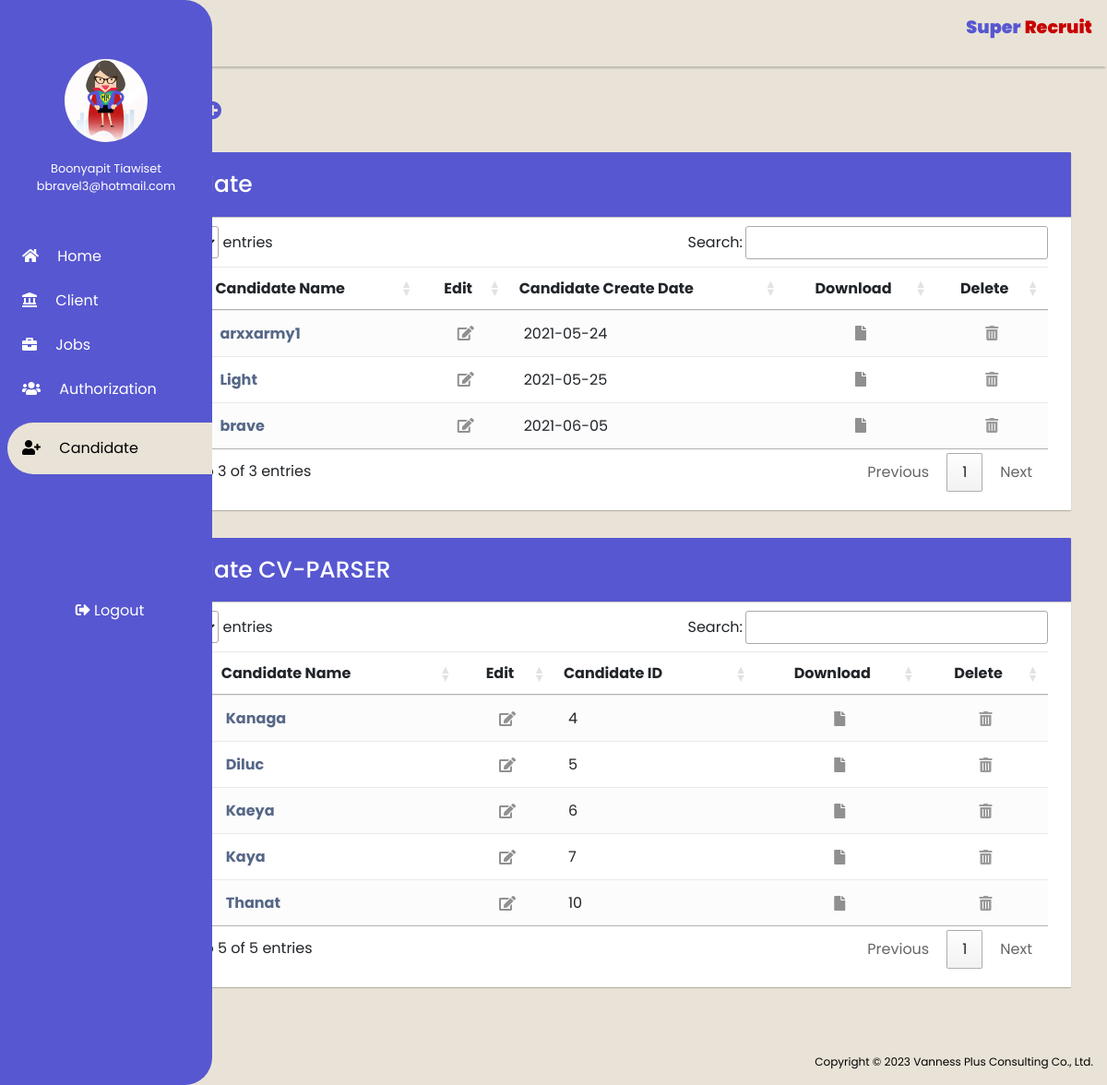
The app's page /RESUME_PARSER/candidate.php (signed in) with its own data.
### tables this page shows
CREATE TABLE `usertable` (
  `id` int(11) NOT NULL,
  `name` varchar(255) NOT NULL,
  `nickname` varchar(10) DEFAULT NULL,
  `phoneNumber` varchar(15) DEFAULT NULL,
  `email` varchar(255) NOT NULL,
  `password` varchar(255) NOT NULL,
  `code` mediumint(50) NOT NULL,
  `status` text NOT NULL,
  `last_login` bigint(20) NOT NULL,
  `userStatus` int(11) DEFAULT NULL
);

CREATE TABLE `candidate` (
  `candidateId` int(11) NOT NULL,
  `candidateName` varchar(50) DEFAULT NULL,
  `phoneNumber` varchar(10) DEFAULT NULL,
  `candidateEmail` varchar(50) DEFAULT NULL,
  `nationnality` varchar(20) DEFAULT NULL,
  `candidateCreateDate` date DEFAULT NULL,
  `EnglishProficiency` enum('Good','Bad','','') DEFAULT NULL,
  `currentSalary` int(11) DEFAULT NULL,
  `expectSalary` int(11) DEFAULT NULL,
  `TotalExperience` varchar(10) DEFAULT NULL,
  `NoticePeriod` varchar(50) DEFAULT NULL,
  `MajorSkill` varchar(50) DEFAULT NULL,
  `SecondarySkill` varchar(50) DEFAULT NULL,
  `startDate` date DEFAULT NULL,
  `description` varchar(255) DEFAULT NULL,
  `tId` int(11) DEFAULT NULL
);

CREATE TABLE `parser_resume_data` (
  `id` int(255) NOT NULL,
  `data_position` varchar(100) DEFAULT NULL,
  `data_name_first` varchar(100) DEFAULT NULL,
  `data_name_last` varchar(100) DEFAULT NULL,
  `data_name_first_thai` varchar(100) DEFAULT NULL,
  `data_name_last_thai` varchar(100) DEFAULT NULL,
  `data_specialized_background` text DEFAULT NULL,
  `data_project_record` text DEFAULT NULL,
  `data_extra_experiences` text DEFAULT NULL,
  `data_soft_skill` text DEFAULT NULL,
  `data_operating_system` text DEFAULT NULL,
  `data_programing_language` text DEFAULT NULL,
  `data_database` text DEFAULT NULL,
  `data_toolsIDE` text DEFAULT NULL,
  `data_database_features` text DEFAULT NULL,
  `data_database_tools` text DEFAULT NULL,
  `data_application_servers` text DEFAULT NULL,
  `data_networks` text DEFAULT NULL,
  `data_securities` text DEFAULT NULL,
  `data_java_technologies` text DEFAULT NULL,
  `data_java_script_technologies` text DEFAULT NULL,
  `data_version_control_system` text DEFAULT NULL,
  `data_report` text DEFAULT NULL,
  `data_design_tools` text DEFAULT NULL,
  `data_methodologies` text DEFAULT NULL,
  `data_devops_technologies` text DEFAULT NULL,
  `data_cloud_technologies` text DEFAULT NULL,
  `data_tech_stack` text DEFAULT NULL,
  `data_others` text DEFAULT NULL,
  `data_company_work_experiences` text DEFAULT NULL,
  `data_education` text DEFAULT NULL,
  `data_certification` text DEFAULT NULL
);

### RESUME_PARSER/candidate.php (the view, shortened to what this page needs)
<?php require_once "function/controllerUserData.php"; ?>
<?php
$email = $_SESSION['email'];
$password = $_SESSION['password'];
if ($email != false && $password != false) {
    $sql = "SELECT * FROM usertable WHERE email = '$email'";
    $run_Sql = mysqli_query($con, $sql);
    if ($run_Sql) {
        $fetch_info = mysqli_fetch_assoc($run_Sql);
    }
} else {
    header('Location: login.php');
}
?>
<!DOCTYPE html>
<html lang="en-US">
<head>
    <link rel="stylesheet" href="css/sty31.css">
    <?php include "library/boostrap.php" ?>
    <link rel="stylesheet" href="css/candidate_style.css">
</head>
<body style="background:#E9E3D7">
    <div class="sidebar">
        <div class="sidebar-head">
            <img class="img-profile rounded-circle" src="img/logo2.png" width="90" height="90" alt=""><br><br>
            <span><?php echo $fetch_info['name'] ?></span><br>
            <span><?php echo $fetch_info['email'] ?></span>
        </div>
        <div class="sidebar-menu">
            <ul>
                <li>
                    <a href="home.php"><span class="fas fa-home"></span>
                        <span>Home</span></a>
                </li>
                <li>
                    <a href="client.php"><span class="fas fa-landmark"></span>
                        <span>Client</span></a>
                </li>
                <li>
                    <a href="job.php"><span class="fas fa-briefcase"></span>
                        <span>Jobs</span></a>
                </li>
                <li>
                    <a href="authorization.php"><span class="fas fa-users"></span>
                        <span>Authorization</span></a>
                </li>
                <li>
                    <a href="candidate.php" class="active"><span class="fas fa-user-plus"></span>
                        <span>Candidate</span></a>
                </li>
            </ul>
        </div>
        <div class="sidebar-logout">
            <ul>
                <li>
                    <a href="logout.php"><span class="fas fa-sign-out-alt"></span>
                        <span>Logout</span></a>
                </li>
            </ul>
        </div>
    </div>
    <div class="main-content">
        <header>
            <h4>
                <label for="nav-toggle">
                </label>
            </h4>
            <div class="client-w ml-auto">
                <span style="color: #5757d1;font-weight: 1000;">Super</span>
                <span style="color: #C80000;font-weight: 1000;"> Recruit</span>
            </div>
        </header>
        <main>
            <div class="container-fluid">
                <span style="margin-left:50 px;margin-top:30px;font-size:20px;">Candidate</span>
                <a style="color:#5757d1;font-size:20px"><i class="fas fa-plus-circle" onclick="chooseAdd()"></i></a>
            </div>
            <div class="container-fluid">
                <div class="table-wrapper">
                    <div class="table-title">
                        <span style="color: #fff;font-weight:500;font-size:25px">Candidate</span>
                    </div>
                    <table class="table table-striped table-hover table-responsive-lg" id="wtf1">
                        <thead>
                            <tr>
                                <th style="text-align:center">No.</th>
                                <th>Candidate Name</th>
                                <th style="text-align:center">Edit</th>
                                <th>Candidate Create Date</th>
                                <th style="text-align:center">Download</th>
                                <th style="text-align:center">Delete</th>
                            </tr>
                        </thead>
                        <tbody>
                            <?php
                            $i = 0;
                            $sql = "SELECT * FROM candidate";
                            $re = mysqli_query($con, $sql);
                            while ($row = mysqli_fetch_array($re)) {
                            ?>
                                <tr>
                                    <td style="text-align:center"><?php echo ++$i; ?></td>
                                    <td><a id="job" onclick="view_datacan(<?php echo $row['candidateId']; ?>)"><?php echo $row['candidateName'] ?></td>
                                    <td style="text-align:center"><i id="gg" class="fas fa-edit" onclick="updateCandidate('<?php echo $row['candidateId'] ?>','<?php echo $email ?>')"></i></td>
                                    <td><?php echo $row['candidateCreateDate'] ?></td>
                                    <td style="text-align:center"><i id="gg" class="fas fa-file" onclick="openNav123('<?php echo $row['candidateId'] ?>')"></i></td>
                                    <td style="text-align:center"><i id="gg" class="fas fa-trash-alt" onclick="deleteCandidate('<?php echo $row['candidateId'] ?>','<?php echo $email ?>')"></i></td>
                                </tr>
                            <?php } ?>
                        </tbody>
                    </table>
                </div>
            </div>
           <div class="container-fluid">
                <div class="table-wrapper">
                    <div class="table-title">
                        <span style="color: #fff;font-weight:500;font-size:25px">Candidate CV-PARSER </span>
                    </div>
                    <table class="table table-striped table-hover table-responsive-lg" id="wtf2">
                        <thead>
                            <tr>
                                <th style="text-align:center">No.</th>
                                <th>Candidate Name</th>
                                <th style="text-align:center">Edit</th>
                                <th>Candidate ID</th>
                                <th style="text-align:center">Download</th>
                                <th style="text-align:center">Delete</th>
                            </tr>
                        </thead>
                        <tbody>
                            <?php
                            $i = 0;
                            $sql = "SELECT * FROM parser_resume_data";
                            $connected = mysqli_query($con, $sql);
                            while ($row = mysqli_fetch_array($connected)) {
                            ?>
                                <tr>
                                <td style="text-align:center"><?php echo ++$i; ?></td>
                                    <td><a id="job" onclick="view_datacan_upload(<?php echo $row['id']; ?>)"><?php echo $row['data_name_first'] ?></td>
                                    <td style="text-align:center"><i id="gg" class="fas fa-edit" onclick="updateCandidateUpload('<?php echo $row['id'] ?>','<?php echo $email ?>')"></i></td>
                                    <td><?php echo $row['id'] ?></td>
                                    <td style="text-align:center"><i id="gg" class="fas fa-file" onclick="openNav123('<?php echo $row['id'] ?>')"></i></td>
                                    <td style="text-align:center"><i id="gg" class="fas fa-trash-alt" onclick="deleteCandidateUpload('<?php echo $row['id'] ?>','<?php echo $email ?>')"></i></td>
                                </tr>
                            <?php } ?>
                        </tbody>
                    </table>
                </div>
            </div>
        </main>
    </div>
    <footer style="background: #E9E3D7;">
        <div class="container-fluid" style="margin-top: 10px;">
            <p style="color: #000000;">Copyright &copy;
                 Vanness Plus Consulting Co., Ltd.
            </p>
        </div>
    </footer>
</body>
</html>

### RESUME_PARSER/css/sty31.css (style rules this page uses)
:root { --main-color: #5757d1; --color-dark: #1d2231; --text-grey: #8390a2; }
* { padding: 0; margin: 0; box-sizing: boder-box; list-style-type: none; text-decoration: none; font-family: 'Poppins', sans-serif; }
.sidebar { width: 230px; position: fixed; left: 0; top: 0; height: 100%; background: var(--main-color); border-radius: 0px 30px 30px 0px; z-index: 100; transition: width 300ms; }
.sidebar-head { height: 250px; padding: 4rem 0rem 1rem 0rem; color: #fff; font-size: 0.8rem; text-align: center; border-radius: 0px 0px 0px 0px; }
.sidebar-menu { margin-top: 1rem; }
.sidebar-menu li { width: 100%; margin-bottom: 1.5rem; padding-left: 2rem; }
.sidebar-menu a { padding-left: 1rem; display: block; color: #fff; font-size: 1rem; }
.sidebar-menu a.active { background: #E9E3D7; padding-top: 1rem; padding-bottom: 1rem; color: #000000; border-radius: 30px 0px 0px 30px; }
.sidebar-menu a span:first-child { font-size: 1rem; padding-right: 1rem; }
.sidebar-logout { height: 250px; padding: 7rem 0rem 1rem 0rem; text-align: center; }
.sidebar-logout li a { color: #fff; display: block; font-size: 1rem; }
.sidebar-logout a span:first-child { font-size: 1rem; }
.main-content { transition: margin-left 300ms; margin-left: 230px; }
.main-content header { background: #E9E3D7; padding: 1rem; position: absolute; left: 230px; top: 0; z-index: 100; transition: left 300ms; box-shadow: 0 4px 2px -2px rgb(0, 0, 0, 0.2); display: flex; justify-content: space-between; width: calc(100% - 230px); }
.main-content .client-w span { display: inline-block; justify-content: space-between; font-size: 1.2rem; }
main { margin-top: 60px; padding: 2rem 1.5rem; background: #E9E3D7; min-height: cal(100vh - 90px); }
@media only screen and (max-width: 1200px) { .sidebar { width: 70px; } }
@media only screen and (max-width: 1200px) { .sidebar li { padding-left: 0.5rem; } }
@media only screen and (max-width: 1200px) { .sidebar .sidebar-head img, .sidebar .sidebar-head span, .sidebar li a span:last-child { display: none; } }
@media only screen and (max-width: 1200px) { .main-content { margin-left: 70px; } }
@media only screen and (max-width: 1200px) { .main-content header { width: calc(100% - 70px); left: 70px; } }
footer { background: #E9E3D7; bottom: 0; width: 100%; text-align: end; font-size: 12px; }

### RESUME_PARSER/css/candidate_style.css (style rules this page uses)
body { overflow-x: hidden; }
.table-wrapper { background: #fff; padding: 20px 25px; margin: 30px 0; border-radius: 1px; box-shadow: 0 1px 1px rgba(0, 0, 0, 0.247); }
.table-title { padding-bottom: 15px; background: #5757d1; color: black; padding: 16px 30px; margin: -20px -25px 10px; border-radius: 1px 1px 0 0; box-shadow: 0 1px 1px rgba(0, 0, 0, 0.247); }
table.table tr th, table.table tr td { border-color: #e9e9e9; padding: 12px 15px; vertical-align: middle; }
table.table tr th:first-child { width: auto; }
table.table tr th:last-child { width: auto; }
table.table-striped tbody tr:nth-of-type(odd) { background-color: #fcfcfc; }
table.table td:last-child i { opacity: 0.9; font-size: 22px; margin: 0 5px; }
table.table td a { font-weight: bold; color: #566787; display: inline-block; text-decoration: none; outline: none !important; }
tr { transition: all .2s ease-in; cursor: pointer; }
table.table td i { font-size: 19px; }
#gg { color: #909090; font-size: 16px; }

### records on screen
usertable: name "Boonyapit Tiawiset", email "bbravel3@hotmail.com"
candidate: candidateName "arxxarmy1", candidateCreateDate "2021-05-24"
candidate: candidateName "Light", candidateCreateDate "2021-05-25"
candidate: candidateName "brave", candidateCreateDate "2021-06-05"
parser_resume_data: data_name_first "Kanaga", id "4"
parser_resume_data: data_name_first "Diluc", id "5"
parser_resume_data: data_name_first "Kaeya", id "6"
parser_resume_data: data_name_first "Kaya", id "7"
parser_resume_data: data_name_first "Thanat", id "10"
